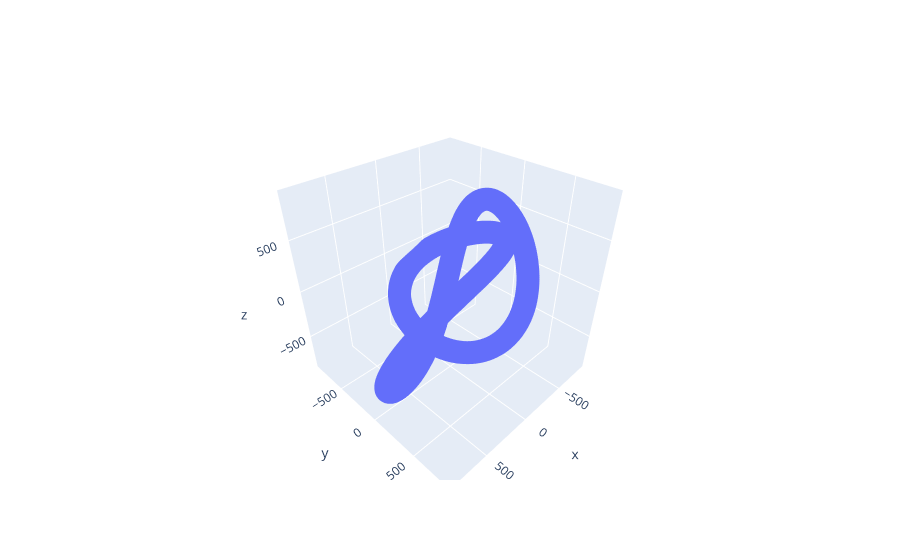

Notebook source saved alongside this figure:
### Code cell
trefoil=np.array([newtrefoil(i) for i in np.arange(0,2*np.pi,0.01)])
#fig = plt.figure()
#ax = fig.add_subplot(projection='3d')
#ax.scatter(,,)
fig = go.Figure(data=[go.Scatter3d(x=trefoil[:,0], y=trefoil[:,1], z=trefoil[:,2],
                                   mode='markers')])
fig.show()

### Figure 1 — Plotly figure (JSON) as saved in the notebook; plotly's stock layout.template omitted (floating-point values rounded to 4 significant figures; data arrays with more than 128 entries replaced by an {"elided": "..."} marker saying what was removed)
{"data": [{"mode": "markers", "type": "scatter3d", "x": {"elided": "629 float values"}, "y": {"elided": "629 float values"}, "z": {"elided": "629 float values"}}], "layout": {}}
